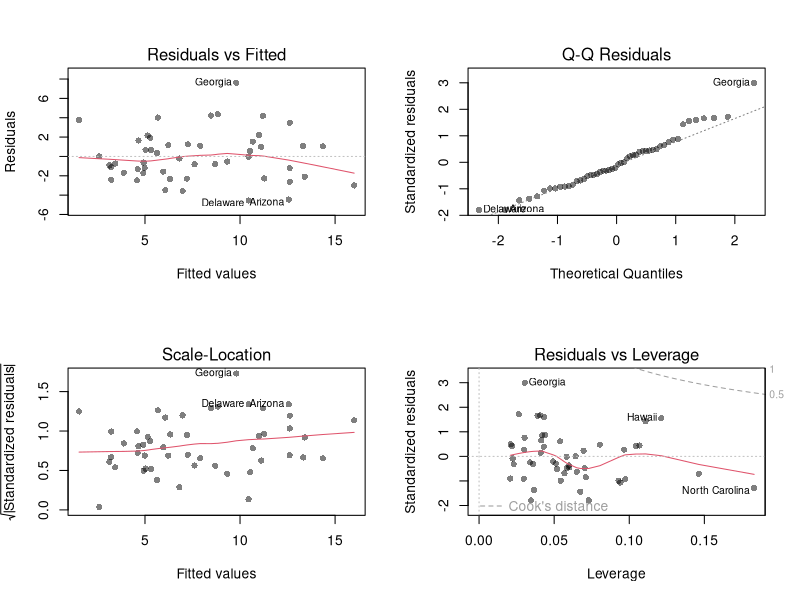
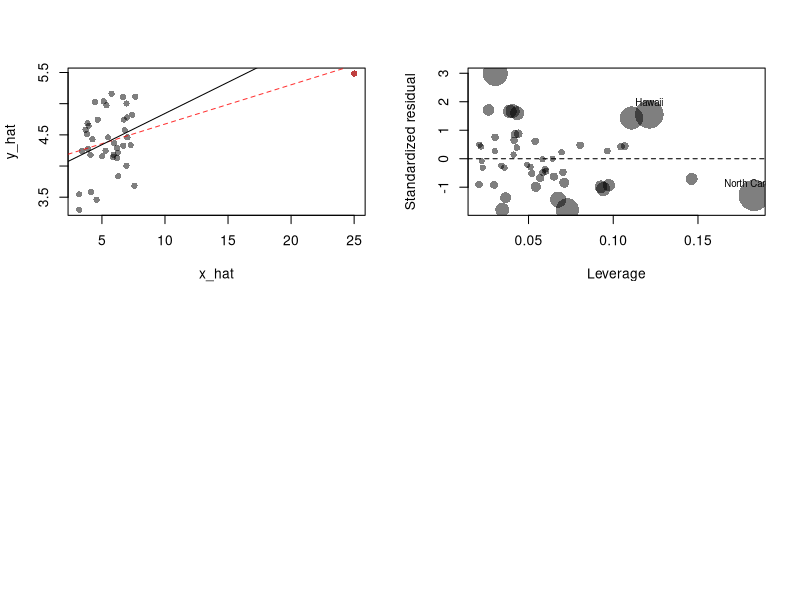
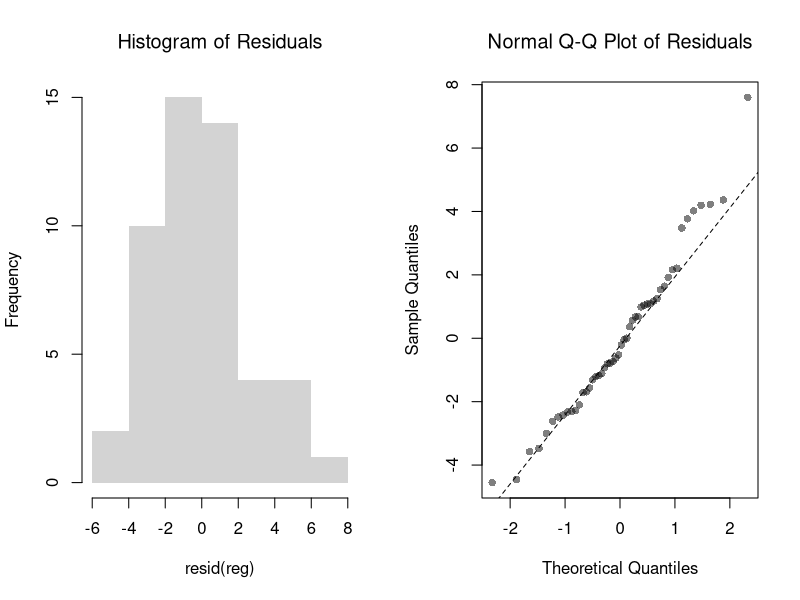
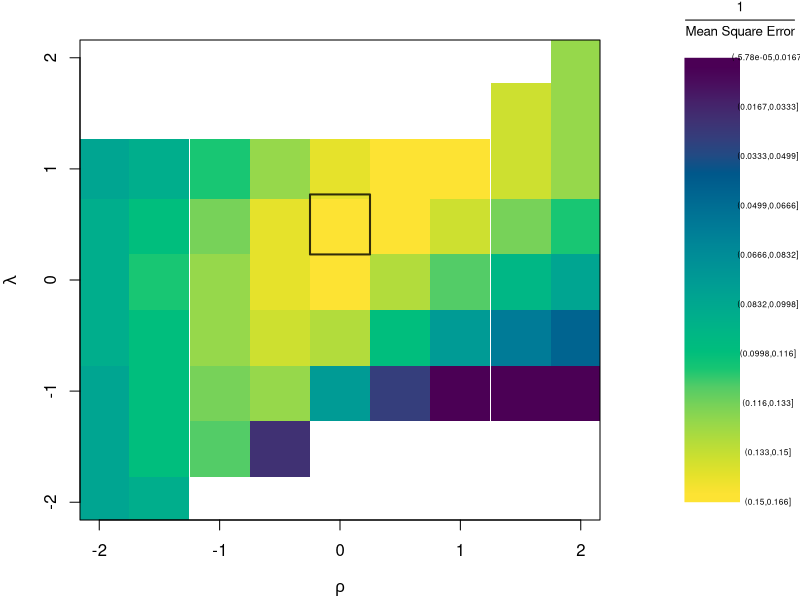
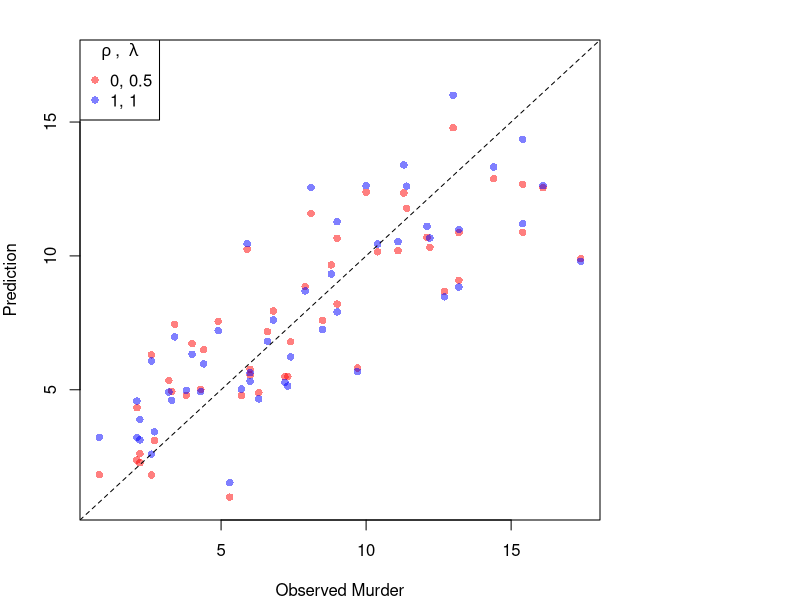

Here is the R script that generated these plots, in order:
## ---- chunk 1
# Fit a multiple regression and produce the four standard diagnostic plots.
reg <- lm(Murder ~ Assault+UrbanPop, data=USArrests)
par(mfrow=c(2, 2))
plot(reg, pch=16, col=grey(0, .5))
## ---- chunk 2
N <- 40
x_hat <- c(25, runif(N-1, 3, 8))
e <- rnorm(N, 0, 0.4)
y_hat <- 3 + 0.6*sqrt(x_hat) + e
plot(y_hat ~ x_hat, pch=16, col=grey(0, .5), main=NA)
points(x_hat[1], y_hat[1], pch=16, col=rgb(1, 0, 0, .5))

abline(lm(y_hat ~ x_hat), col=rgb(1, 0, 0, .8), lty=2)
abline(lm(y_hat[-1] ~ x_hat[-1]))
## ---- chunk 3
# State with the highest leverage
which.max(hatvalues(reg))
# State with the largest standardized residual
which.max(rstandard(reg))
## ---- chunk 4
# State with the largest Cook's Distance
which.max(cooks.distance(reg))

# Influence plot: leverage vs. standardized residual,
# with point area proportional to Cook's Distance
h_i <- hatvalues(reg)
e_std_hat <- rstandard(reg)
d_i <- cooks.distance(reg)

plot(h_i, e_std_hat, pch=16, col=grey(0, .5),
    cex=1 + 4*d_i/max(d_i), main=NA,
    xlab='Leverage', ylab='Standardized residual')
abline(h=0, lty=2)

# Label the most influential observations
inf_id <- order(d_i, decreasing=TRUE)[1:3]
text(h_i[inf_id], e_std_hat[inf_id],
    labels=rownames(USArrests)[inf_id], pos=3, cex=.7)
## ---- chunk 5
# Variance Inflation Factor from its definition: VIF_k = 1/(1 - R^2_k),
# where R^2_k comes from regressing covariate k on the other covariates.
R2_assault  <- summary(lm(Assault ~ UrbanPop, data=USArrests))$r.squared
R2_urbanpop <- summary(lm(UrbanPop ~ Assault, data=USArrests))$r.squared

vif <- c(Assault=1/(1-R2_assault), UrbanPop=1/(1-R2_urbanpop))
vif

# A common rule of thumb flags sqrt(VIF) > 2
sqrt(vif) > 2
## ---- chunk 6
par(mfrow=c(1, 2))
hist(resid(reg),
    main='Histogram of Residuals',
    font.main=1, border=NA)

qqnorm(resid(reg),
    main='Normal Q-Q Plot of Residuals',
    font.main=1, col=grey(0, .5), pch=16)
qqline(resid(reg), col=1, lty=2)

#shapiro.test(resid(reg))
## ---- chunk 7
# Breusch-Pagan test for heteroskedasticity, by hand.
# Regress the squared residuals on the original regressors:
# a good fit (high R^2) signals non-constant variance.
e_sq_hat <- resid(reg)^2
aux <- lm(e_sq_hat ~ Assault + UrbanPop, data=USArrests)
R2_aux <- summary(aux)$r.squared

# Test statistic n*R^2 ~ chi-squared with K degrees of freedom
n <- nrow(USArrests)
K <- 2
BP <- n*R2_aux
c(statistic=BP, p.value=1-pchisq(BP, df=K))
## ---- chunk 8
# Box-Cox Transformation Function
bxcx <- function( xy, rho){
    if (rho == 0L) {
      log(xy+1)
    } else if(rho == 1L){
      xy
    } else {
      ((xy+1)^rho - 1)/rho
    }
}
bxcx_inv <- function( xy, rho){
    if (rho == 0L) {
      exp(xy) - 1
    } else if(rho == 1L){
      xy
    } else {
     (xy * rho + 1)^(1/rho) - 1
    }
}

# Which Variables
reg <- lm(Murder ~ Assault+UrbanPop, data=USArrests)
X <- USArrests[, c('Assault', 'UrbanPop')]
y_hat <- USArrests[, 'Murder']

# Simple Grid Search over potential (Rho, Lambda)
rl_df <- expand.grid(rho=seq(-2, 2, by=.5), lambda=seq(-2, 2, by=.5))

# Compute Mean Squared Error
# from OLS on Transformed Data
errors <- apply(rl_df, 1, function(rl){
    Xr <- bxcx(X, rl[[1]])
    y_trans_hat <- bxcx(y_hat, rl[[2]])
    Datr <- cbind(Murder=y_trans_hat, Xr)
    Regr <- lm(Murder ~ Assault+UrbanPop, data=Datr)
    y_fit <- bxcx_inv(predict(Regr), rl[[2]])
    e_hat  <- (y_hat - y_fit)
    return(e_hat)
})
rl_df$mse <- colMeans(errors^2)

# Want Small MSE and Interpretable
layout(matrix(1:2, ncol=2), width=c(3, 1), height=c(1, 1))
par(mar=c(4, 4, 2, 0))
plot(lambda ~ rho, rl_df, cex=8, pch=15,
    xlab=expression(rho),
    ylab=expression(lambda),
    col=hcl.colors(25)[cut(1/rl_df$mse, 25)])
# Which min
rl0 <- rl_df[which.min(rl_df$mse), c('rho', 'lambda')]
points(rl0$rho, rl0$lambda, pch=0, col=rgb(0, 0, 0, .8), cex=8, lwd=2)
# Legend
plot(c(0, 2), c(0, 1), type='n', axes=FALSE,
    xlab='', ylab='', cex.main=.8,
    main=expression(frac(1, 'Mean Square Error')))
rasterImage(as.raster(matrix(hcl.colors(25), ncol=1)), 0, 0, 1, 1)
text(x=1.5, y=seq(1, 0, l=10), cex=.5,
    labels=levels(cut(1/rl_df$mse, 10)))
## ---- chunk 9
# Plot for Specific Comparisons
Xr <- bxcx(X, rl0[[1]])
y_trans_hat <- bxcx(y_hat, rl0[[2]])
Datr <- cbind(Murder=y_trans_hat, Xr)
Regr <- lm(Murder ~ Assault+UrbanPop, data=Datr)
y_fit <- bxcx_inv(predict(Regr), rl0[[2]])

cols <- c(rgb(1, 0, 0, .5), col=rgb(0, 0, 1, .5))
plot(y_hat, y_fit, pch=16, col=cols[1], ylab='Prediction', xlab='Observed Murder',
    main=NA, ylim=range(y_hat, y_fit))
points(y_hat, predict(reg), pch=16, col=cols[2])
legend('topleft', pch=c(16), col=cols,
    title=expression(rho~', '~lambda),
    legend=c( paste0(rl0, collapse=', '), '1, 1') )
abline(a=0, b=1, lty=2)
## ---- chunk 10
# Compare prediction MSE on the original Murder scale
mse_linear <- mean(resid(reg)^2)
mse_boxcox <- min(rl_df$mse)
c(rl0, mse_linear=round(mse_linear, 3), mse_boxcox=round(mse_boxcox, 3))
